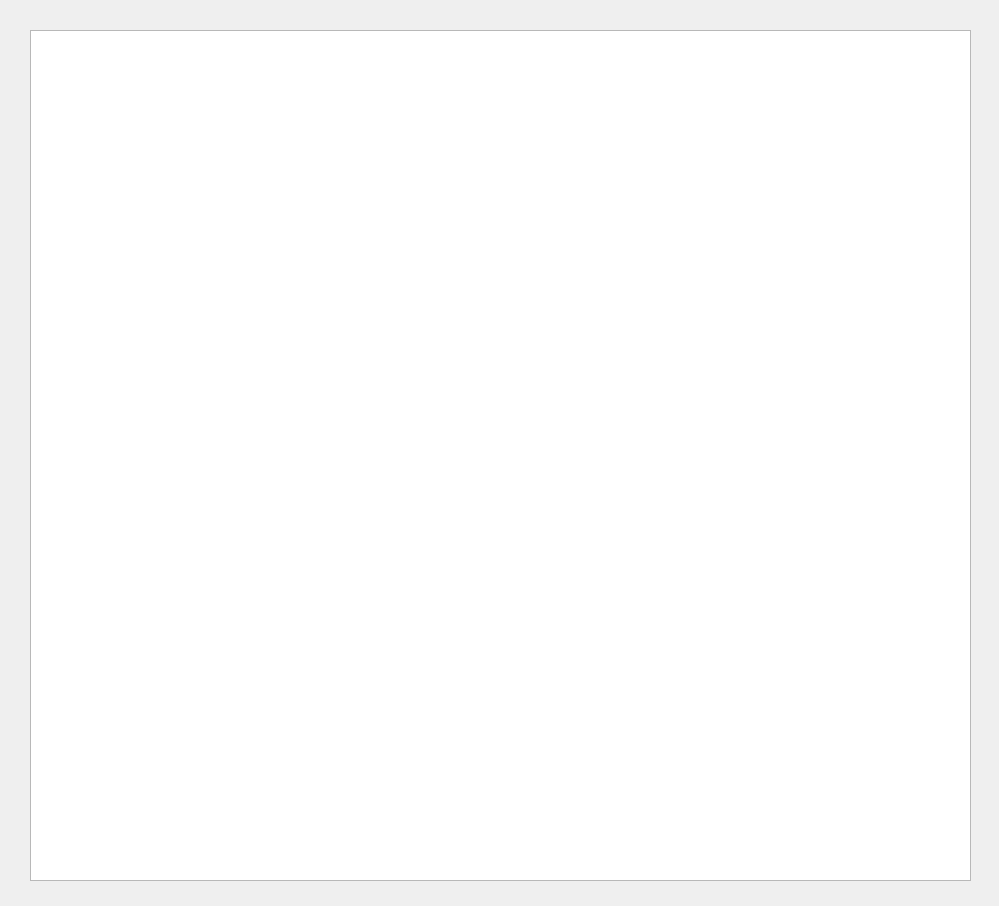
<?xml version="1.0" encoding="UTF-8"?>
<ui version="4.0">
 <class>BackTrackingMain</class>
 <widget class="QWidget" name="BackTrackingMain">
  <property name="geometry">
   <rect>
    <x>0</x>
    <y>0</y>
    <width>999</width>
    <height>906</height>
   </rect>
  </property>
  <property name="windowTitle">
   <string>BackTrackingMain</string>
  </property>
  <widget class="QTableWidget" name="tableWidget">
   <property name="geometry">
    <rect>
     <x>30</x>
     <y>30</y>
     <width>941</width>
     <height>851</height>
    </rect>
   </property>
  </widget>
 </widget>
 <layoutdefault spacing="6" margin="11"/>
 <resources/>
 <connections/>
</ui>
